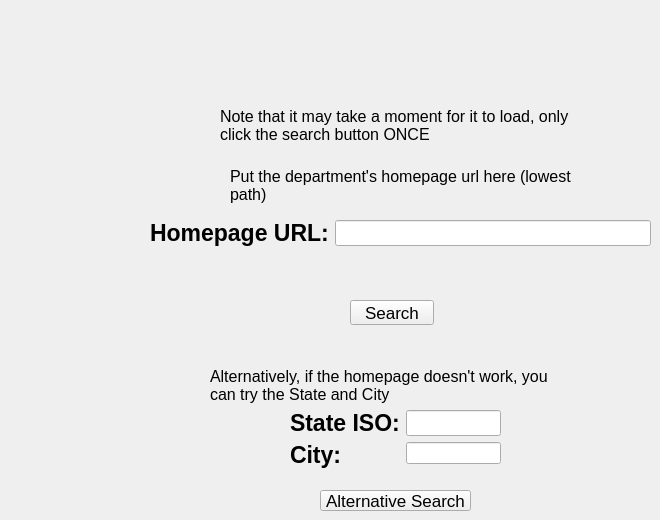
    <widget class="QWidget" name="DolthubSearch">
     <attribute name="title">
      <string>Search Schema</string>
     </attribute>
     <widget class="QWidget" name="formLayoutWidget_4">
      <property name="geometry">
       <rect>
        <x>150</x>
        <y>220</y>
        <width>501</width>
        <height>72</height>
       </rect>
      </property>
      <layout class="QFormLayout" name="formLayout_5">
       <item row="1" column="0">
        <widget class="QLabel" name="homepageURL_label1">
         <property name="font">
          <font>
           <family>Segoe UI</family>
           <pointsize>17</pointsize>
           <weight>75</weight>
           <bold>true</bold>
          </font>
         </property>
         <property name="layoutDirection">
          <enum>Qt::LeftToRight</enum>
         </property>
         <property name="text">
          <string>Homepage URL:</string>
         </property>
         <property name="alignment">
          <set>Qt::AlignLeading|Qt::AlignLeft|Qt::AlignVCenter</set>
         </property>
        </widget>
       </item>
       <item row="1" column="1">
        <widget class="QLineEdit" name="homepageURLSearch_input">
         <property name="sizePolicy">
          <sizepolicy hsizetype="Preferred" vsizetype="Preferred">
           <horstretch>0</horstretch>
           <verstretch>0</verstretch>
          </sizepolicy>
         </property>
        </widget>
       </item>
      </layout>
     </widget>
     <widget class="QPushButton" name="search_button">
      <property name="geometry">
       <rect>
        <x>350</x>
        <y>300</y>
        <width>84</width>
        <height>25</height>
       </rect>
      </property>
      <property name="font">
       <font>
        <pointsize>13</pointsize>
       </font>
      </property>
      <property name="text">
       <string>Search</string>
      </property>
     </widget>
     <widget class="QLabel" name="step3note_4">
      <property name="geometry">
       <rect>
        <x>230</x>
        <y>160</y>
        <width>351</width>
        <height>51</height>
       </rect>
      </property>
      <property name="font">
       <font>
        <pointsize>12</pointsize>
       </font>
      </property>
      <property name="text">
       <string>Put the department's homepage url here (lowest path)</string>
      </property>
      <property name="wordWrap">
       <bool>true</bool>
      </property>
     </widget>
     <widget class="QLabel" name="step3note_5">
      <property name="geometry">
       <rect>
        <x>210</x>
        <y>360</y>
        <width>351</width>
        <height>51</height>
       </rect>
      </property>
      <property name="font">
       <font>
        <pointsize>12</pointsize>
       </font>
      </property>
      <property name="text">
       <string>Alternatively, if the homepage doesn't work, you can try the State and City</string>
      </property>
      <property name="wordWrap">
       <bool>true</bool>
      </property>
     </widget>
     <widget class="QWidget" name="formLayoutWidget_5">
      <property name="geometry">
       <rect>
        <x>290</x>
        <y>410</y>
        <width>211</width>
        <height>76</height>
       </rect>
      </property>
      <layout class="QFormLayout" name="formLayout_6">
       <item row="1" column="0">
        <widget class="QLabel" name="homepageURL_label1_2">
         <property name="font">
          <font>
           <family>Segoe UI</family>
           <pointsize>17</pointsize>
           <weight>75</weight>
           <bold>true</bold>
          </font>
         </property>
         <property name="layoutDirection">
          <enum>Qt::LeftToRight</enum>
         </property>
         <property name="text">
          <string>State ISO:</string>
         </property>
         <property name="alignment">
          <set>Qt::AlignLeading|Qt::AlignLeft|Qt::AlignVCenter</set>
         </property>
        </widget>
       </item>
       <item row="1" column="1">
        <widget class="QLineEdit" name="stateISO_input">
         <property name="sizePolicy">
          <sizepolicy hsizetype="Preferred" vsizetype="Preferred">
           <horstretch>0</horstretch>
           <verstretch>0</verstretch>
          </sizepolicy>
         </property>
        </widget>
       </item>
       <item row="2" column="0">
        <widget class="QLabel" name="homepageURL_label1_3">
         <property name="font">
          <font>
           <family>Segoe UI</family>
           <pointsize>17</pointsize>
           <weight>75</weight>
           <bold>true</bold>
          </font>
         </property>
         <property name="layoutDirection">
          <enum>Qt::LeftToRight</enum>
         </property>
         <property name="text">
          <string>City:</string>
         </property>
         <property name="alignment">
          <set>Qt::AlignLeading|Qt::AlignLeft|Qt::AlignVCenter</set>
         </property>
        </widget>
       </item>
       <item row="2" column="1">
        <widget class="QLineEdit" name="city_schema_input"/>
       </item>
      </layout>
     </widget>
     <widget class="QPushButton" name="search_button_2">
      <property name="geometry">
       <rect>
        <x>320</x>
        <y>490</y>
        <width>151</width>
        <height>21</height>
       </rect>
      </property>
      <property name="font">
       <font>
        <pointsize>13</pointsize>
       </font>
      </property>
      <property name="text">
       <string>Alternative Search</string>
      </property>
     </widget>
     <widget class="QLabel" name="step3note_6">
      <property name="geometry">
       <rect>
        <x>220</x>
        <y>100</y>
        <width>351</width>
        <height>51</height>
       </rect>
      </property>
      <property name="font">
       <font>
        <pointsize>12</pointsize>
       </font>
      </property>
      <property name="text">
       <string>Note that it may take a moment for it to load, only click the search button ONCE</string>
      </property>
      <property name="wordWrap">
       <bool>true</bool>
      </property>
     </widget>
    </widget>
